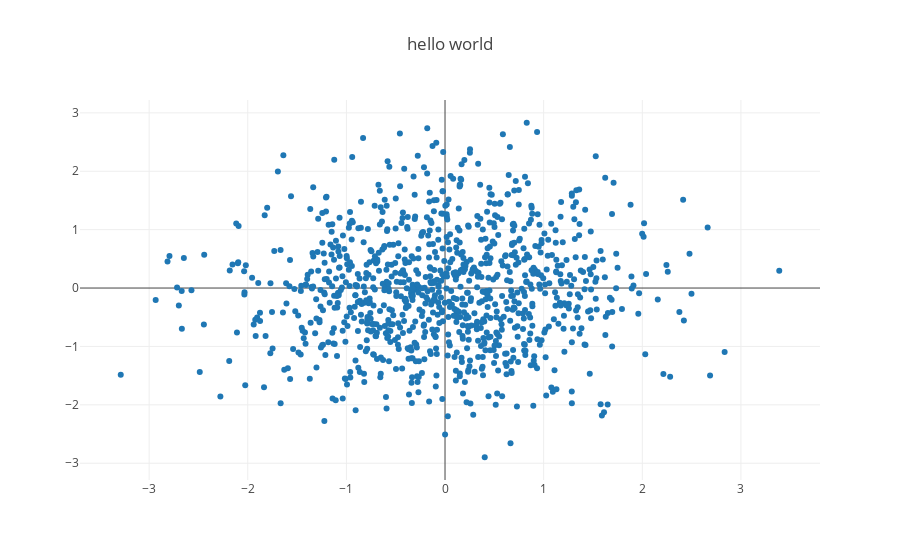

The notebook cell saved with this chart:
### Code cell
import plotly
import numpy as np
from plotly.graph_objs import Scatter, Layout

plotly.offline.init_notebook_mode(connected=True)

N = 1000
random_x = np.random.randn(N)
random_y = np.random.randn(N)

trace = Scatter(
    x = random_x,
    y = random_y,
    mode = 'markers'
)

data = [trace]

plotly.offline.iplot({
    "data": data,
    "layout": Layout(title="hello world")
})

### Figure 1 — Plotly figure (JSON) as saved in the notebook; plotly's stock layout.template omitted (floating-point values rounded to 4 significant figures; data arrays with more than 128 entries replaced by an {"elided": "..."} marker saying what was removed)
{"data": [{"mode": "markers", "type": "scatter", "x": {"elided": "1000 float values"}, "y": {"elided": "1000 float values"}}], "layout": {"title": "hello world"}}
